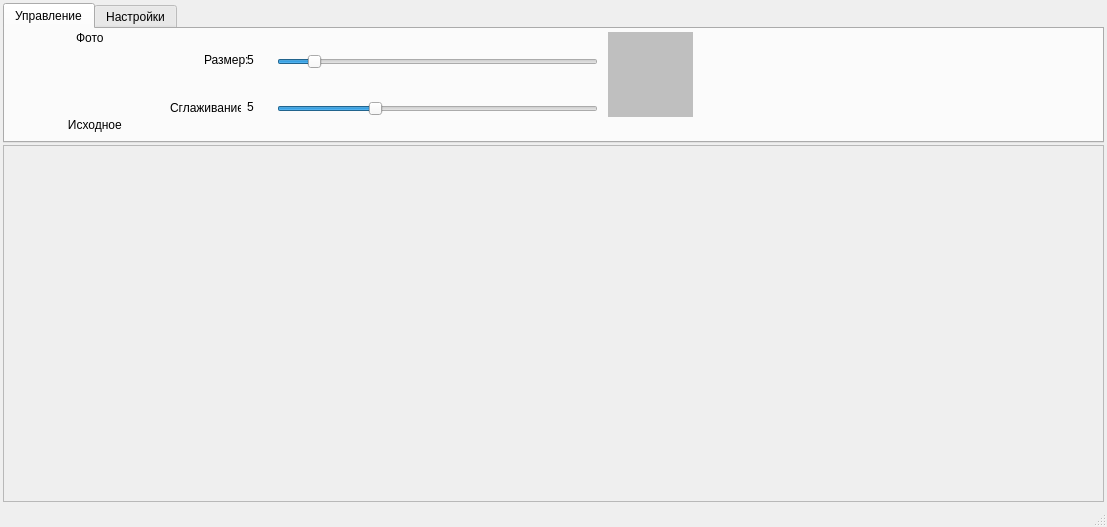
<?xml version="1.0" encoding="UTF-8"?>
<ui version="4.0">
 <class>MainWindow</class>
 <widget class="QMainWindow" name="MainWindow">
  <property name="geometry">
   <rect>
    <x>0</x>
    <y>0</y>
    <width>1107</width>
    <height>527</height>
   </rect>
  </property>
  <property name="sizePolicy">
   <sizepolicy hsizetype="Expanding" vsizetype="Expanding">
    <horstretch>0</horstretch>
    <verstretch>0</verstretch>
   </sizepolicy>
  </property>
  <property name="minimumSize">
   <size>
    <width>400</width>
    <height>400</height>
   </size>
  </property>
  <property name="acceptDrops">
   <bool>true</bool>
  </property>
  <property name="windowTitle">
   <string>blur</string>
  </property>
  <property name="windowIcon">
   <iconset resource="MainResources.qrc">
    <normaloff>:/blur/Icons/camera_4226941.png</normaloff>:/blur/Icons/camera_4226941.png</iconset>
  </property>
  <widget class="QWidget" name="centralWidget">
   <property name="sizePolicy">
    <sizepolicy hsizetype="Expanding" vsizetype="Expanding">
     <horstretch>0</horstretch>
     <verstretch>0</verstretch>
    </sizepolicy>
   </property>
   <property name="acceptDrops">
    <bool>false</bool>
   </property>
   <layout class="QGridLayout" name="gridLayout">
    <property name="leftMargin">
     <number>3</number>
    </property>
    <property name="topMargin">
     <number>3</number>
    </property>
    <property name="rightMargin">
     <number>3</number>
    </property>
    <property name="bottomMargin">
     <number>3</number>
    </property>
    <property name="spacing">
     <number>2</number>
    </property>
    <item row="1" column="0">
     <widget class="QScrollArea" name="scrollArea">
      <property name="sizeAdjustPolicy">
       <enum>QAbstractScrollArea::AdjustToContents</enum>
      </property>
      <property name="widgetResizable">
       <bool>false</bool>
      </property>
      <widget class="QWidget" name="scrollAreaWidgetContents">
       <property name="geometry">
        <rect>
         <x>0</x>
         <y>0</y>
         <width>470</width>
         <height>250</height>
        </rect>
       </property>
      </widget>
     </widget>
    </item>
    <item row="0" column="0">
     <widget class="QTabWidget" name="tabWidget">
      <property name="maximumSize">
       <size>
        <width>16777215</width>
        <height>140</height>
       </size>
      </property>
      <property name="acceptDrops">
       <bool>true</bool>
      </property>
      <property name="currentIndex">
       <number>0</number>
      </property>
      <widget class="QWidget" name="tab">
       <attribute name="title">
        <string>Управление</string>
       </attribute>
       <widget class="QFrame" name="frame">
        <property name="geometry">
         <rect>
          <x>1</x>
          <y>2</y>
          <width>161</width>
          <height>110</height>
         </rect>
        </property>
        <property name="styleSheet">
         <string notr="true">QFrame  {}


QLabel {background-color: none;}</string>
        </property>
        <property name="frameShape">
         <enum>QFrame::NoFrame</enum>
        </property>
        <property name="frameShadow">
         <enum>QFrame::Sunken</enum>
        </property>
        <widget class="QToolButton" name="btnOpen">
         <property name="geometry">
          <rect>
           <x>10</x>
           <y>20</y>
           <width>51</width>
           <height>60</height>
          </rect>
         </property>
         <property name="text">
          <string/>
         </property>
         <property name="icon">
          <iconset resource="MainResources.qrc">
           <normaloff>:/blur/Icons/Open.png</normaloff>:/blur/Icons/Open.png</iconset>
         </property>
         <property name="iconSize">
          <size>
           <width>32</width>
           <height>32</height>
          </size>
         </property>
         <property name="toolButtonStyle">
          <enum>Qt::ToolButtonTextUnderIcon</enum>
         </property>
         <property name="autoRaise">
          <bool>true</bool>
         </property>
        </widget>
        <widget class="QToolButton" name="btnSave">
         <property name="geometry">
          <rect>
           <x>100</x>
           <y>20</y>
           <width>51</width>
           <height>60</height>
          </rect>
         </property>
         <property name="text">
          <string/>
         </property>
         <property name="icon">
          <iconset resource="MainResources.qrc">
           <normaloff>:/blur/Icons/Save.png</normaloff>:/blur/Icons/Save.png</iconset>
         </property>
         <property name="iconSize">
          <size>
           <width>32</width>
           <height>32</height>
          </size>
         </property>
         <property name="toolButtonStyle">
          <enum>Qt::ToolButtonTextUnderIcon</enum>
         </property>
         <property name="autoRaise">
          <bool>true</bool>
         </property>
        </widget>
        <widget class="QToolButton" name="btnShowOriginal">
         <property name="geometry">
          <rect>
           <x>40</x>
           <y>80</y>
           <width>91</width>
           <height>28</height>
          </rect>
         </property>
         <property name="text">
          <string>  Исходное</string>
         </property>
         <property name="icon">
          <iconset resource="MainResources.qrc">
           <normaloff>:/blur/Icons/camera_4226941.png</normaloff>:/blur/Icons/camera_4226941.png</iconset>
         </property>
         <property name="iconSize">
          <size>
           <width>24</width>
           <height>24</height>
          </size>
         </property>
         <property name="toolButtonStyle">
          <enum>Qt::ToolButtonTextBesideIcon</enum>
         </property>
         <property name="autoRaise">
          <bool>true</bool>
         </property>
        </widget>
        <widget class="QLabel" name="label">
         <property name="geometry">
          <rect>
           <x>70</x>
           <y>0</y>
           <width>47</width>
           <height>13</height>
          </rect>
         </property>
         <property name="text">
          <string>Фото</string>
         </property>
        </widget>
       </widget>
       <widget class="QFrame" name="frame_3">
        <property name="geometry">
         <rect>
          <x>160</x>
          <y>0</y>
          <width>437</width>
          <height>110</height>
         </rect>
        </property>
        <property name="styleSheet">
         <string notr="true">QFrame  {}


QLabel {background-color: none;}</string>
        </property>
        <property name="frameShape">
         <enum>QFrame::NoFrame</enum>
        </property>
        <property name="frameShadow">
         <enum>QFrame::Sunken</enum>
        </property>
        <widget class="QSlider" name="sliderPSNR">
         <property name="geometry">
          <rect>
           <x>112</x>
           <y>70</y>
           <width>321</width>
           <height>20</height>
          </rect>
         </property>
         <property name="minimum">
          <number>1</number>
         </property>
         <property name="maximum">
          <number>99</number>
         </property>
         <property name="value">
          <number>30</number>
         </property>
         <property name="orientation">
          <enum>Qt::Horizontal</enum>
         </property>
        </widget>
        <widget class="QLabel" name="labelPSNR">
         <property name="geometry">
          <rect>
           <x>82</x>
           <y>68</y>
           <width>31</width>
           <height>20</height>
          </rect>
         </property>
         <property name="text">
          <string>5</string>
         </property>
        </widget>
        <widget class="QSlider" name="sliderMotionLength">
         <property name="geometry">
          <rect>
           <x>112</x>
           <y>23</y>
           <width>321</width>
           <height>20</height>
          </rect>
         </property>
         <property name="minimum">
          <number>1</number>
         </property>
         <property name="maximum">
          <number>500</number>
         </property>
         <property name="value">
          <number>50</number>
         </property>
         <property name="orientation">
          <enum>Qt::Horizontal</enum>
         </property>
        </widget>
        <widget class="QLabel" name="labelMotionLength">
         <property name="geometry">
          <rect>
           <x>82</x>
           <y>24</y>
           <width>32</width>
           <height>13</height>
          </rect>
         </property>
         <property name="text">
          <string>5</string>
         </property>
        </widget>
        <widget class="QLabel" name="labelMotionLengthCaption">
         <property name="geometry">
          <rect>
           <x>39</x>
           <y>23</y>
           <width>47</width>
           <height>16</height>
          </rect>
         </property>
         <property name="text">
          <string>Размер:</string>
         </property>
        </widget>
        <widget class="QLabel" name="labelPSNRCaption">
         <property name="geometry">
          <rect>
           <x>5</x>
           <y>71</y>
           <width>71</width>
           <height>16</height>
          </rect>
         </property>
         <property name="text">
          <string>Сглаживание:</string>
         </property>
        </widget>
       </widget>
       <widget class="QFrame" name="frame_5">
        <property name="geometry">
         <rect>
          <x>600</x>
          <y>0</y>
          <width>231</width>
          <height>110</height>
         </rect>
        </property>
        <property name="styleSheet">
         <string notr="true">QFrame  {}


QLabel {background-color: none;}
</string>
        </property>
        <property name="frameShape">
         <enum>QFrame::NoFrame</enum>
        </property>
        <property name="frameShadow">
         <enum>QFrame::Sunken</enum>
        </property>
        <widget class="QLabel" name="labelKernelPreview">
         <property name="geometry">
          <rect>
           <x>3</x>
           <y>3</y>
           <width>85</width>
           <height>85</height>
          </rect>
         </property>
         <property name="autoFillBackground">
          <bool>false</bool>
         </property>
         <property name="styleSheet">
          <string notr="true">background-color: rgb(191, 191, 191);</string>
         </property>
         <property name="text">
          <string/>
         </property>
        </widget>
       </widget>
      </widget>
      <widget class="QWidget" name="tab_2">
       <attribute name="title">
        <string>Настройки</string>
       </attribute>
       <widget class="QFrame" name="frame_6">
        <property name="geometry">
         <rect>
          <x>180</x>
          <y>0</y>
          <width>173</width>
          <height>110</height>
         </rect>
        </property>
        <property name="styleSheet">
         <string notr="true">QFrame  {}


QLabel {background-color: none;}</string>
        </property>
        <property name="frameShape">
         <enum>QFrame::NoFrame</enum>
        </property>
        <property name="frameShadow">
         <enum>QFrame::Sunken</enum>
        </property>
        <widget class="QSpinBox" name="tvIterationsCountSpinBox">
         <property name="geometry">
          <rect>
           <x>9</x>
           <y>27</y>
           <width>81</width>
           <height>22</height>
          </rect>
         </property>
         <property name="minimum">
          <number>50</number>
         </property>
         <property name="maximum">
          <number>1000</number>
         </property>
         <property name="value">
          <number>500</number>
         </property>
        </widget>
        <widget class="QLabel" name="label_10">
         <property name="geometry">
          <rect>
           <x>7</x>
           <y>7</y>
           <width>161</width>
           <height>16</height>
          </rect>
         </property>
         <property name="text">
          <string>Кол-во итерационных действ.</string>
         </property>
        </widget>
        <widget class="QLabel" name="label_11">
         <property name="geometry">
          <rect>
           <x>10</x>
           <y>60</y>
           <width>41</width>
           <height>20</height>
          </rect>
         </property>
         <property name="text">
          <string>Метод</string>
         </property>
        </widget>
        <widget class="QComboBox" name="previewMethodComboBox">
         <property name="geometry">
          <rect>
           <x>57</x>
           <y>58</y>
           <width>111</width>
           <height>22</height>
          </rect>
         </property>
         <item>
          <property name="text">
           <string>Wiener</string>
          </property>
         </item>
         <item>
          <property name="text">
           <string>Tikhonov</string>
          </property>
         </item>
        </widget>
       </widget>
       <widget class="QFrame" name="frame_7">
        <property name="geometry">
         <rect>
          <x>0</x>
          <y>0</y>
          <width>181</width>
          <height>110</height>
         </rect>
        </property>
        <property name="styleSheet">
         <string notr="true">QFrame  {}


QLabel {background-color: none;}</string>
        </property>
        <property name="frameShape">
         <enum>QFrame::NoFrame</enum>
        </property>
        <property name="frameShadow">
         <enum>QFrame::Sunken</enum>
        </property>
        <widget class="QToolButton" name="btnOpen_AccCSV">
         <property name="geometry">
          <rect>
           <x>0</x>
           <y>25</y>
           <width>51</width>
           <height>60</height>
          </rect>
         </property>
         <property name="text">
          <string>Открыть</string>
         </property>
         <property name="icon">
          <iconset resource="MainResources.qrc">
           <normaloff>:/blur/Icons/Open.png</normaloff>:/blur/Icons/Open.png</iconset>
         </property>
         <property name="iconSize">
          <size>
           <width>32</width>
           <height>32</height>
          </size>
         </property>
         <property name="toolButtonStyle">
          <enum>Qt::ToolButtonTextUnderIcon</enum>
         </property>
         <property name="autoRaise">
          <bool>true</bool>
         </property>
        </widget>
        <widget class="QDoubleSpinBox" name="doubleSpinBoxG">
         <property name="geometry">
          <rect>
           <x>100</x>
           <y>30</y>
           <width>71</width>
           <height>22</height>
          </rect>
         </property>
         <property name="decimals">
          <number>6</number>
         </property>
         <property name="singleStep">
          <double>0.010000000000000</double>
         </property>
         <property name="value">
          <double>9.000000000000000</double>
         </property>
        </widget>
        <widget class="QLabel" name="label_16">
         <property name="geometry">
          <rect>
           <x>50</x>
           <y>35</y>
           <width>47</width>
           <height>13</height>
          </rect>
         </property>
         <property name="text">
          <string>g, м/с2 :</string>
         </property>
        </widget>
        <widget class="QDoubleSpinBox" name="doubleSpinBoxShutter">
         <property name="geometry">
          <rect>
           <x>100</x>
           <y>65</y>
           <width>71</width>
           <height>22</height>
          </rect>
         </property>
         <property name="decimals">
          <number>6</number>
         </property>
         <property name="maximum">
          <double>5.000000000000000</double>
         </property>
         <property name="singleStep">
          <double>0.010000000000000</double>
         </property>
         <property name="value">
          <double>0.016666000000000</double>
         </property>
        </widget>
        <widget class="QLabel" name="label_17">
         <property name="geometry">
          <rect>
           <x>70</x>
           <y>65</y>
           <width>47</width>
           <height>13</height>
          </rect>
         </property>
         <property name="text">
          <string>t, с :</string>
         </property>
        </widget>
        <widget class="QLabel" name="label_2">
         <property name="geometry">
          <rect>
           <x>49</x>
           <y>4</y>
           <width>81</width>
           <height>20</height>
          </rect>
         </property>
         <property name="text">
          <string>Ускорение</string>
         </property>
        </widget>
       </widget>
       <widget class="QTableWidget" name="tableWidgetCSV">
        <property name="geometry">
         <rect>
          <x>360</x>
          <y>0</y>
          <width>731</width>
          <height>111</height>
         </rect>
        </property>
        <property name="mouseTracking">
         <bool>false</bool>
        </property>
        <property name="tabletTracking">
         <bool>false</bool>
        </property>
        <property name="focusPolicy">
         <enum>Qt::WheelFocus</enum>
        </property>
        <property name="verticalScrollBarPolicy">
         <enum>Qt::ScrollBarAsNeeded</enum>
        </property>
        <property name="horizontalScrollBarPolicy">
         <enum>Qt::ScrollBarAsNeeded</enum>
        </property>
        <attribute name="horizontalHeaderVisible">
         <bool>false</bool>
        </attribute>
       </widget>
      </widget>
     </widget>
    </item>
   </layout>
  </widget>
  <widget class="QStatusBar" name="statusBar"/>
 </widget>
 <layoutdefault spacing="6" margin="11"/>
 <resources>
  <include location="MainResources.qrc"/>
 </resources>
 <connections/>
</ui>
